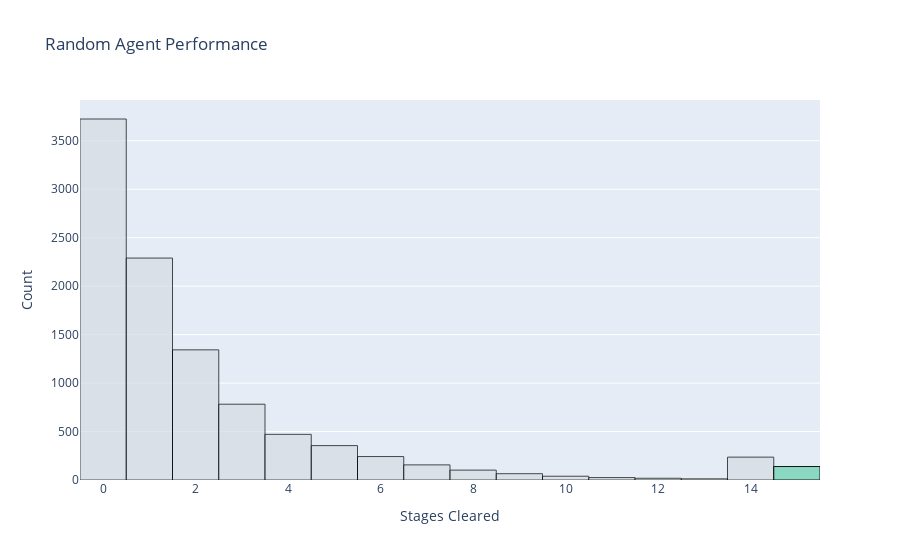

Write notebook code for a chart like this one.
### Markdown cell above
## 10,000 random agents
Let's run 10,000 episodes with the random agent to observe its performance. We will do so by looking at the number of stages cleared by each agent on a histogram.

### Code cell
def agent_batch(env, agent_, n_episodes):
    '''
    Runs multiple episodes with the given agent and environment and returns the number of stages cleared in each episode.
    
    Parameters:
    - env: The environment in which the agent is acting.
    - agent: The agent that's interacting with the environment.
    - n_episodes: The number of episodes to run.
    
    Returns:
    - stages_cleared_list: A list containing the number of stages cleared in each episode.
    '''
    stages_cleared_list = []
    
    for _ in range(n_episodes):
        env.reset()
        agent.reset()
        while not env.is_done():
            agent.step(env)
        stages_cleared_list.append(agent.cleared_stages)

    return stages_cleared_list


import plotly.graph_objects as go
import numpy as np
from plotly.offline import init_notebook_mode, iplot
init_notebook_mode(connected=True)

def plot_performance(stages_cleared, agent_name="Agent"):
    '''
    Plots the performance of an agent by showing a histogram of the number of stages cleared.
    
    Parameters:
    - stages_cleared: A list containing the number of stages cleared in each episode.
    - agent_name: The name of the agent (used in the plot title).
    '''
    
    # Colors used in plotting
    gray = "#d4dce3"
    green = "#69d6b3"

    # Create histogram frequencies and bin edges
    frequencies, bin_edges = np.histogram(stages_cleared, bins=len(set(stages_cleared)))

    # Create histogram trace for all but the last bin
    trace1 = go.Histogram(
        x=stages_cleared,
        nbinsx=len(set(stages_cleared)),
        marker=dict(color=gray, line=dict(width=1, color='black'), opacity=0.7),
        name='Failure'
    )

    # Create histogram trace for the last bin
    trace2 = go.Histogram(
        x=[bin_edges[-1]]*frequencies[-1],
        nbinsx=1,
        marker=dict(color=green, line=dict(width=1, color='black'),  opacity=0.7),
        name='Success'
    )

    # Create figure
    fig = go.Figure(data=[trace1, trace2])

    fig.update_layout(
        template="plotly",
        barmode="overlay",
        title=agent_name + " Performance",
        xaxis_title="Stages Cleared",
        yaxis_title="Count",
        showlegend=False
    )
    fig.show()
    
env = RampartsEnvironment()
n_episodes = 10000
random_agent = RandomAgent()

stages_cleared_list_random = agent_batch(env, random_agent, n_episodes)
plot_performance(stages_cleared_list_random, "Random Agent")

### Figure 1 — Plotly figure (JSON) as saved in the notebook; plotly's stock layout.template omitted (floating-point values rounded to 4 significant figures; data arrays with more than 128 entries replaced by an {"elided": "..."} marker saying what was removed)
{"data": [{"marker": {"color": "#d4dce3", "line": {"color": "black", "width": 1}, "opacity": 0.7}, "name": "Failure", "nbinsx": 16, "type": "histogram", "x": {"elided": "10000 int values"}}, {"marker": {"color": "#69d6b3", "line": {"color": "black", "width": 1}, "opacity": 0.7}, "name": "Success", "nbinsx": 1, "type": "histogram", "x": {"elided": "139 float values"}}], "layout": {"barmode": "overlay", "showlegend": false, "title": {"text": "Random Agent Performance"}, "xaxis": {"title": {"text": "Stages Cleared"}}, "yaxis": {"title": {"text": "Count"}}}}
